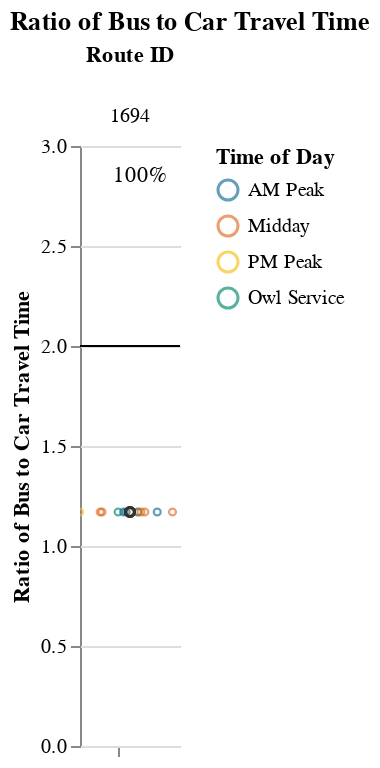
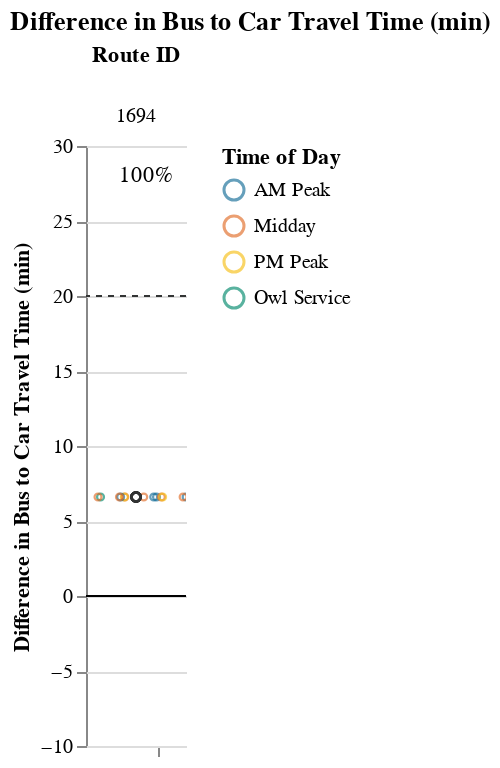

Source (notebook cell) for these figures, in order:
### Markdown cell above
## Viable Competitive Routes
### Short Routes (< 1 hr)

### Code cell
# Allow for possibility that operator doesn't have routes that fall into certain route_groups
# But, jupyterbook will not like markdown with f-string
# separate out route_group and put in each cell, and use try/except + if to display...
# but all 3 route groups must be displayed. just add sentence about why no routes were returned at the end
route_group = "short"
try:
    display_charts_for_route_group(df, route_group)
except:
    print("No routes meet this criteria.")

### Figure 1 — Vega-Lite specification as saved in the notebook (floating-point values rounded to 4 significant figures)
{"config": {"view": {"continuousWidth": 400, "continuousHeight": 300, "stroke": null}, "facet": {"spacing": 0}}, "data": {"name": "data-90605422e30cbef9e62ffb527eecd2a1"}, "facet": {"column": {"field": "route_id", "sort": ["1694"], "title": "Route ID", "type": "nominal"}}, "spec": {"layer": [{"mark": "rule", "encoding": {"color": {"value": "black"}, "y": {"field": "cutoff", "type": "quantitative"}}, "selection": {"selector001": {"type": "interval", "bind": "scales", "encodings": ["x", "y"]}}}, {"mark": {"type": "point", "opacity": 0.65, "size": 12, "strokeWidth": 1.1}, "encoding": {"color": {"field": "time_of_day", "scale": {"range": ["#136C97", "#E16B26", "#F6BF16", "#00896B", "#7790A3", "#5B559C"]}, "sort": ["AM Peak", "Midday", "PM Peak", "Owl Service"], "title": "Time of Day", "type": "nominal"}, "tooltip": [{"field": "route_id", "type": "nominal"}, {"field": "route_name", "type": "nominal"}, {"field": "trip_id", "type": "nominal"}, {"field": "service_hours", "type": "quantitative"}, {"field": "car_duration_hours", "type": "quantitative"}, {"field": "bus_multiplier", "type": "quantitative"}, {"field": "bus_difference", "type": "quantitative"}, {"field": "num_trips", "type": "quantitative"}, {"field": "num_competitive", "type": "quantitative"}, {"field": "pct_trips_competitive", "type": "quantitative"}, {"field": "pct_below_cutoff", "type": "quantitative"}, {"field": "p25", "type": "quantitative"}, {"field": "p50", "type": "quantitative"}, {"field": "p75", "type": "quantitative"}], "x": {"axis": {"grid": false, "labels": false, "ticks": true, "values": [0]}, "field": "jitter", "scale": {}, "title": null, "type": "quantitative"}, "y": {"field": "bus_multiplier", "scale": {"domain": [0, 3.0]}, "title": "Ratio of Bus to Car Travel Time", "type": "quantitative"}}, "transform": [{"calculate": "sqrt(-2*log(random()))*cos(2*PI*random())", "as": "jitter"}], "width": 50}, {"layer": [{"mark": {"type": "point", "opacity": 0.6, "size": 20, "strokeWidth": 1.3}, "encoding": {"color": {"value": "#323434"}, "y": {"field": "bus_multiplier", "type": "quantitative"}}, "transform": [{"filter": "(datum.p50_trip === 1)"}]}, {"mark": {"type": "text", "align": "center", "baseline": "middle"}, "encoding": {"color": {"value": "black"}, "text": {"field": "pct_trips_competitive", "format": ".0%", "type": "quantitative"}, "tooltip": [{"field": "route_id", "type": "nominal"}, {"field": "route_name", "type": "nominal"}, {"field": "trip_id", "type": "nominal"}, {"field": "service_hours", "type": "quantitative"}, {"field": "car_duration_hours", "type": "quantitative"}, {"field": "bus_multiplier", "type": "quantitative"}, {"field": "bus_difference", "type": "quantitative"}, {"field": "num_trips", "type": "quantitative"}, {"field": "num_competitive", "type": "quantitative"}, {"field": "pct_trips_competitive", "type": "quantitative"}, {"field": "pct_below_cutoff", "type": "quantitative"}, {"field": "p25", "type": "quantitative"}, {"field": "p50", "type": "quantitative"}, {"field": "p75", "type": "quantitative"}], "x": {"value": 30}, "y": {"value": 15}}, "transform": [{"calculate": "sqrt(-2*log(random()))*cos(2*PI*random())", "as": "jitter"}, {"filter": "(datum.fastest_trip === 1)"}]}]}]}, "resolve": {"scale": {"y": "shared"}}, "title": "Ratio of Bus to Car Travel Time", "$schema": "https://vega.github.io/schema/vega-lite/v4.17.0.json", "datasets": {"data-90605422e30cbef9e62ffb527eecd2a1": [{"calitp_itp_id": 75, "trip_key": -194919194106523760, "trip_id": "301-2", "shape_id": "18343", "route_id": "1694", "service_hours": 0.75, "trip_first_departure_ts": 50400, "trip_last_arrival_ts": 53100, "departure_hour": 14, "time_of_day": "Midday", "p25": 0.75, "p50": 0.75, "p75": 0.75, "p50_trip": 1, "fastest_trip": 0, "car_duration_hours": 0.64, "competitive_route": 1, "bus_multiplier": 1.17, "bus_difference": 6.6, "num_trips": 14, "num_competitive": 14, "pct_trips_competitive": 1.0, "bus_difference_spread": 0.0, "route_group": "short", "max_trip_hrs": 0.75, "max_trip_route_group": 0.75, "below_cutoff": 14, "pct_below_cutoff": 1.0, "name": "City of Commerce", "caltrans_district": "07 - Los Angeles", "drmt_organization_name": null, "route_name": "300 (Yellow Route)", "cutoff2": 20, "cutoff": 2}, {"calitp_itp_id": 75, "trip_key": -365022677527480119, "trip_id": "301-6", "shape_id": "18343", "route_id": "1694", "service_hours": 0.75, "trip_first_departure_ts": 64800, "trip_last_arrival_ts": 67500, "departure_hour": 18, "time_of_day": "PM Peak", "p25": 0.75, "p50": 0.75, "p75": 0.75, "p50_trip": 1, "fastest_trip": 0, "car_duration_hours": 0.64, "competitive_route": 1, "bus_multiplier": 1.17, "bus_difference": 6.6, "num_trips": 14, "num_competitive": 14, "pct_trips_competitive": 1.0, "bus_difference_spread": 0.0, "route_group": "short", "max_trip_hrs": 0.75, "max_trip_route_group": 0.75, "below_cutoff": 14, "pct_below_cutoff": 1.0, "name": "City of Commerce", "caltrans_district": "07 - Los Angeles", "drmt_organization_name": null, "route_name": "300 (Yellow Route)", "cutoff2": 20, "cutoff": 2}, {"calitp_itp_id": 75, "trip_key": -9014884251389691185, "trip_id": "300-5", "shape_id": "18343", "route_id": "1694", "service_hours": 0.75, "trip_first_departure_ts": 35100, "trip_last_arrival_ts": 37800, "departure_hour": 9, "time_of_day": "AM Peak", "p25": 0.75, "p50": 0.75, "p75": 0.75, "p50_trip": 1, "fastest_trip": 0, "car_duration_hours": 0.64, "competitive_route": 1, "bus_multiplier": 1.17, "bus_difference": 6.6, "num_trips": 14, "num_competitive": 14, "pct_trips_competitive": 1.0, "bus_difference_spread": 0.0, "route_group": "short", "max_trip_hrs": 0.75, "max_trip_route_group": 0.75, "below_cutoff": 14, "pct_below_cutoff": 1.0, "name": "City of Commerce", "caltrans_district": "07 - Los Angeles", "drmt_organization_name": null, "route_name": "300 (Yellow Route)", "cutoff2": 20, "cutoff": 2}, {"calitp_itp_id": 75, "trip_key": -8333461362204258871, "trip_id": "300-1", "shape_id": "18343", "route_id": "1694", "service_hours": 0.75, "trip_first_departure_ts": 21600, "trip_last_arrival_ts": 24300, "departure_hour": 6, "time_of_day": "Owl Service", "p25": 0.75, "p50": 0.75, "p75": 0.75, "p50_trip": 1, "fastest_trip": 0, "car_duration_hours": 0.64, "competitive_route": 1, "bus_multiplier": 1.17, "bus_difference": 6.6, "num_trips": 14, "num_competitive": 14, "pct_trips_competitive": 1.0, "bus_difference_spread": 0.0, "route_group": "short", "max_trip_hrs": 0.75, "max_trip_route_group": 0.75, "below_cutoff": 14, "pct_below_cutoff": 1.0, "name": "City of Commerce", "caltrans_district": "07 - Los Angeles", "drmt_organization_name": null, "route_name": "300 (Yellow Route)", "cutoff2": 20, "cutoff": 2}, {"calitp_itp_id": 75, "trip_key": 4226747796857251258, "trip_id": "301-4", "shape_id": "18343", "route_id": "1694", "service_hours": 0.75, "trip_first_departure_ts": 57600, "trip_last_arrival_ts": 60300, "departure_hour": 16, "time_of_day": "Midday", "p25": 0.75, "p50": 0.75, "p75": 0.75, "p50_trip": 1, "fastest_trip": 0, "car_duration_hours": 0.64, "competitive_route": 1, "bus_multiplier": 1.17, "bus_difference": 6.6, "num_trips": 14, "num_competitive": 14, "pct_trips_competitive": 1.0, "bus_difference_spread": 0.0, "route_group": "short", "max_trip_hrs": 0.75, "max_trip_route_group": 0.75, "below_cutoff": 14, "pct_below_cutoff": 1.0, "name": "City of Commerce", "caltrans_district": "07 - Los Angeles", "drmt_organization_name": null, "route_name": "300 (Yellow Route)", "cutoff2": 20, "cutoff": 2}, {"calitp_itp_id": 75, "trip_key": -5600844445667207174, "trip_id": "300-6", "shape_id": "18343", "route_id": "1694", "service_hours": 0.75, "trip_first_departure_ts": 39600, "trip_last_arrival_ts": 42300, "departure_hour": 11, "time_of_day": "Midday", "p25": 0.75, "p50": 0.75, "p75": 0.75, "p50_trip": 1, "fastest_trip": 0, "car_duration_hours": 0.64, "competitive_route": 1, "bus_multiplier": 1.17, "bus_difference": 6.6, "num_trips": 14, "num_competitive": 14, "pct_trips_competitive": 1.0, "bus_difference_spread": 0.0, "route_group": "short", "max_trip_hrs": 0.75, "max_trip_route_group": 0.75, "below_cutoff": 14, "pct_below_cutoff": 1.0, "name": "City of Commerce", "caltrans_district": "07 - Los Angeles", "drmt_organization_name": null, "route_name": "300 (Yellow Route)", "cutoff2": 20, "cutoff": 2}, {"calitp_itp_id": 75, "trip_key": 6767634610814612116, "trip_id": "300-4", "shape_id": "18343", "route_id": "1694", "service_hours": 0.75, "trip_first_departure_ts": 32400, "trip_last_arrival_ts": 35100, "departure_hour": 9, "time_of_day": "AM Peak", "p25": 0.75, "p50": 0.75, "p75": 0.75, "p50_trip": 1, "fastest_trip": 0, "car_duration_hours": 0.64, "competitive_route": 1, "bus_multiplier": 1.17, "bus_difference": 6.6, "num_trips": 14, "num_competitive": 14, "pct_trips_competitive": 1.0, "bus_difference_spread": 0.0, "route_group": "short", "max_trip_hrs": 0.75, "max_trip_route_group": 0.75, "below_cutoff": 14, "pct_below_cutoff": 1.0, "name": "City of Commerce", "caltrans_district": "07 - Los Angeles", "drmt_organization_name": null, "route_name": "300 (Yellow Route)", "cutoff2": 20, "cutoff": 2}, {"calitp_itp_id": 75, "trip_key": -4963696381106177337, "trip_id": "300-7", "shape_id": "18343", "route_id": "1694", "service_hours": 0.75, "trip_first_departure_ts": 43200, "trip_last_arrival_ts": 45900, "departure_hour": 12, "time_of_day": "Midday", "p25": 0.75, "p50": 0.75, "p75": 0.75, "p50_trip": 1, "fastest_trip": 0, "car_duration_hours": 0.64, "competitive_route": 1, "bus_multiplier": 1.17, "bus_difference": 6.6, "num_trips": 14, "num_competitive": 14, "pct_trips_competitive": 1.0, "bus_difference_spread": 0.0, "route_group": "short", "max_trip_hrs": 0.75, "max_trip_route_group": 0.75, "below_cutoff": 14, "pct_below_cutoff": 1.0, "name": "City of Commerce", "caltrans_district": "07 - Los Angeles", "drmt_organization_name": null, "route_name": "300 (Yellow Route)", "cutoff2": 20, "cutoff": 2}, {"calitp_itp_id": 75, "trip_key": 7492533775192496655, "trip_id": "300-2", "shape_id": "18343", "route_id": "1694", "service_hours": 0.75, "trip_first_departure_ts": 25200, "trip_last_arrival_ts": 27900, "departure_hour": 7, "time_of_day": "AM Peak", "p25": 0.75, "p50": 0.75, "p75": 0.75, "p50_trip": 1, "fastest_trip": 0, "car_duration_hours": 0.64, "competitive_route": 1, "bus_multiplier": 1.17, "bus_difference": 6.6, "num_trips": 14, "num_competitive": 14, "pct_trips_competitive": 1.0, "bus_difference_spread": 0.0, "route_group": "short", "max_trip_hrs": 0.75, "max_trip_route_group": 0.75, "below_cutoff": 14, "pct_below_cutoff": 1.0, "name": "City of Commerce", "caltrans_district": "07 - Los Angeles", "drmt_organization_name": null, "route_name": "300 (Yellow Route)", "cutoff2": 20, "cutoff": 2}, {"calitp_itp_id": 75, "trip_key": 7529720961324765041, "trip_id": "300-3", "shape_id": "18343", "route_id": "1694", "service_hours": 0.75, "trip_first_departure_ts": 28800, "trip_last_arrival_ts": 31500, "departure_hour": 8, "time_of_day": "AM Peak", "p25": 0.75, "p50": 0.75, "p75": 0.75, "p50_trip": 1, "fastest_trip": 0, "car_duration_hours": 0.64, "competitive_route": 1, "bus_multiplier": 1.17, "bus_difference": 6.6, "num_trips": 14, "num_competitive": 14, "pct_trips_competitive": 1.0, "bus_difference_spread": 0.0, "route_group": "short", "max_trip_hrs": 0.75, "max_trip_route_group": 0.75, "below_cutoff": 14, "pct_below_cutoff": 1.0, "name": "City of Commerce", "caltrans_district": "07 - Los Angeles", "drmt_organization_name": null, "route_name": "300 (Yellow Route)", "cutoff2": 20, "cutoff": 2}, {"calitp_itp_id": 75, "trip_key": -5465894783122233770, "trip_id": "301-1", "shape_id": "18343", "route_id": "1694", "service_hours": 0.75, "trip_first_departure_ts": 46800, "trip_last_arrival_ts": 49500, "departure_hour": 13, "time_of_day": "Midday", "p25": 0.75, "p50": 0.75, "p75": 0.75, "p50_trip": 1, "fastest_trip": 0, "car_duration_hours": 0.64, "competitive_route": 1, "bus_multiplier": 1.17, "bus_difference": 6.6, "num_trips": 14, "num_competitive": 14, "pct_trips_competitive": 1.0, "bus_difference_spread": 0.0, "route_group": "short", "max_trip_hrs": 0.75, "max_trip_route_group": 0.75, "below_cutoff": 14, "pct_below_cutoff": 1.0, "name": "City of Commerce", "caltrans_district": "07 - Los Angeles", "drmt_organization_name": null, "route_name": "300 (Yellow Route)", "cutoff2": 20, "cutoff": 2}, {"calitp_itp_id": 75, "trip_key": 5298065061186222710, "trip_id": "301-3", "shape_id": "18343", "route_id": "1694", "service_hours": 0.75, "trip_first_departure_ts": 54000, "trip_last_arrival_ts": 56700, "departure_hour": 15, "time_of_day": "Midday", "p25": 0.75, "p50": 0.75, "p75": 0.75, "p50_trip": 1, "fastest_trip": 0, "car_duration_hours": 0.64, "competitive_route": 1, "bus_multiplier": 1.17, "bus_difference": 6.6, "num_trips": 14, "num_competitive": 14, "pct_trips_competitive": 1.0, "bus_difference_spread": 0.0, "route_group": "short", "max_trip_hrs": 0.75, "max_trip_route_group": 0.75, "below_cutoff": 14, "pct_below_cutoff": 1.0, "name": "City of Commerce", "caltrans_district": "07 - Los Angeles", "drmt_organization_name": null, "route_name": "300 (Yellow Route)", "cutoff2": 20, "cutoff": 2}, {"calitp_itp_id": 75, "trip_key": -6327333963321434581, "trip_id": "301-7", "shape_id": "18343", "route_id": "1694", "service_hours": 0.75, "trip_first_departure_ts": 68400, "trip_last_arrival_ts": 71100, "departure_hour": 19, "time_of_day": "PM Peak", "p25": 0.75, "p50": 0.75, "p75": 0.75, "p50_trip": 1, "fastest_trip": 1, "car_duration_hours": 0.64, "competitive_route": 1, "bus_multiplier": 1.17, "bus_difference": 6.6, "num_trips": 14, "num_competitive": 14, "pct_trips_competitive": 1.0, "bus_difference_spread": 0.0, "route_group": "short", "max_trip_hrs": 0.75, "max_trip_route_group": 0.75, "below_cutoff": 14, "pct_below_cutoff": 1.0, "name": "City of Commerce", "caltrans_district": "07 - Los Angeles", "drmt_organization_name": null, "route_name": "300 (Yellow Route)", "cutoff2": 20, "cutoff": 2}, {"calitp_itp_id": 75, "trip_key": 8304310274511629983, "trip_id": "301-5", "shape_id": "18343", "route_id": "1694", "service_hours": 0.75, "trip_first_departure_ts": 60300, "trip_last_arrival_ts": 63000, "departure_hour": 16, "time_of_day": "Midday", "p25": 0.75, "p50": 0.75, "p75": 0.75, "p50_trip": 1, "fastest_trip": 0, "car_duration_hours": 0.64, "competitive_route": 1, "bus_multiplier": 1.17, "bus_difference": 6.6, "num_trips": 14, "num_competitive": 14, "pct_trips_competitive": 1.0, "bus_difference_spread": 0.0, "route_group": "short", "max_trip_hrs": 0.75, "max_trip_route_group": 0.75, "below_cutoff": 14, "pct_below_cutoff": 1.0, "name": "City of Commerce", "caltrans_district": "07 - Los Angeles", "drmt_organization_name": null, "route_name": "300 (Yellow Route)", "cutoff2": 20, "cutoff": 2}]}}

### Figure 2 — Vega-Lite specification as saved in the notebook (floating-point values rounded to 4 significant figures)
{"config": {"view": {"continuousWidth": 400, "continuousHeight": 300, "stroke": null}, "facet": {"spacing": 0}}, "data": {"name": "data-00c09c72027ebc1e1f62cb9a9ee8ab47"}, "facet": {"column": {"field": "route_id", "sort": ["1694"], "title": "Route ID", "type": "nominal"}}, "spec": {"layer": [{"mark": "rule", "encoding": {"color": {"value": "black"}, "y": {"field": "cutoff", "type": "quantitative"}}, "selection": {"selector002": {"type": "interval", "bind": "scales", "encodings": ["x", "y"]}}}, {"mark": {"type": "rule", "strokeDash": [3, 3]}, "encoding": {"color": {"value": "#323434"}, "y": {"field": "cutoff2", "type": "quantitative"}}}, {"mark": {"type": "point", "opacity": 0.65, "size": 12, "strokeWidth": 1.1}, "encoding": {"color": {"field": "time_of_day", "scale": {"range": ["#136C97", "#E16B26", "#F6BF16", "#00896B", "#7790A3", "#5B559C"]}, "sort": ["AM Peak", "Midday", "PM Peak", "Owl Service"], "title": "Time of Day", "type": "nominal"}, "tooltip": [{"field": "route_id", "type": "nominal"}, {"field": "route_name", "type": "nominal"}, {"field": "trip_id", "type": "nominal"}, {"field": "service_hours", "type": "quantitative"}, {"field": "car_duration_hours", "type": "quantitative"}, {"field": "bus_multiplier", "type": "quantitative"}, {"field": "bus_difference", "type": "quantitative"}, {"field": "num_trips", "type": "quantitative"}, {"field": "num_competitive", "type": "quantitative"}, {"field": "pct_trips_competitive", "type": "quantitative"}, {"field": "pct_below_cutoff", "type": "quantitative"}, {"field": "p25", "type": "quantitative"}, {"field": "p50", "type": "quantitative"}, {"field": "p75", "type": "quantitative"}], "x": {"axis": {"grid": false, "labels": false, "ticks": true, "values": [0]}, "field": "jitter", "scale": {}, "title": null, "type": "quantitative"}, "y": {"field": "bus_difference", "scale": {"domain": [-5, 25.0]}, "title": "Difference in Bus to Car Travel Time (min)", "type": "quantitative"}}, "transform": [{"calculate": "sqrt(-2*log(random()))*cos(2*PI*random())", "as": "jitter"}], "width": 50}, {"layer": [{"mark": {"type": "point", "opacity": 0.6, "size": 20, "strokeWidth": 1.3}, "encoding": {"color": {"value": "#323434"}, "y": {"field": "bus_difference", "type": "quantitative"}}, "transform": [{"filter": "(datum.p50_trip === 1)"}]}, {"mark": {"type": "text", "align": "center", "baseline": "middle"}, "encoding": {"color": {"value": "black"}, "text": {"field": "pct_trips_competitive", "format": ".0%", "type": "quantitative"}, "tooltip": [{"field": "route_id", "type": "nominal"}, {"field": "route_name", "type": "nominal"}, {"field": "trip_id", "type": "nominal"}, {"field": "service_hours", "type": "quantitative"}, {"field": "car_duration_hours", "type": "quantitative"}, {"field": "bus_multiplier", "type": "quantitative"}, {"field": "bus_difference", "type": "quantitative"}, {"field": "num_trips", "type": "quantitative"}, {"field": "num_competitive", "type": "quantitative"}, {"field": "pct_trips_competitive", "type": "quantitative"}, {"field": "pct_below_cutoff", "type": "quantitative"}, {"field": "p25", "type": "quantitative"}, {"field": "p50", "type": "quantitative"}, {"field": "p75", "type": "quantitative"}], "x": {"value": 30}, "y": {"value": 15}}, "transform": [{"calculate": "sqrt(-2*log(random()))*cos(2*PI*random())", "as": "jitter"}, {"filter": "(datum.fastest_trip === 1)"}]}]}]}, "resolve": {"scale": {"y": "shared"}}, "title": "Difference in Bus to Car Travel Time (min)", "$schema": "https://vega.github.io/schema/vega-lite/v4.17.0.json", "datasets": {"data-00c09c72027ebc1e1f62cb9a9ee8ab47": [{"calitp_itp_id": 75, "trip_key": -194919194106523760, "trip_id": "301-2", "shape_id": "18343", "route_id": "1694", "service_hours": 0.75, "trip_first_departure_ts": 50400, "trip_last_arrival_ts": 53100, "departure_hour": 14, "time_of_day": "Midday", "p25": 0.75, "p50": 0.75, "p75": 0.75, "p50_trip": 1, "fastest_trip": 0, "car_duration_hours": 0.64, "competitive_route": 1, "bus_multiplier": 1.17, "bus_difference": 6.6, "num_trips": 14, "num_competitive": 14, "pct_trips_competitive": 1.0, "bus_difference_spread": 0.0, "route_group": "short", "max_trip_hrs": 0.75, "max_trip_route_group": 0.75, "below_cutoff": 14, "pct_below_cutoff": 1.0, "name": "City of Commerce", "caltrans_district": "07 - Los Angeles", "drmt_organization_name": null, "route_name": "300 (Yellow Route)", "cutoff2": 20, "cutoff": 0}, {"calitp_itp_id": 75, "trip_key": -365022677527480119, "trip_id": "301-6", "shape_id": "18343", "route_id": "1694", "service_hours": 0.75, "trip_first_departure_ts": 64800, "trip_last_arrival_ts": 67500, "departure_hour": 18, "time_of_day": "PM Peak", "p25": 0.75, "p50": 0.75, "p75": 0.75, "p50_trip": 1, "fastest_trip": 0, "car_duration_hours": 0.64, "competitive_route": 1, "bus_multiplier": 1.17, "bus_difference": 6.6, "num_trips": 14, "num_competitive": 14, "pct_trips_competitive": 1.0, "bus_difference_spread": 0.0, "route_group": "short", "max_trip_hrs": 0.75, "max_trip_route_group": 0.75, "below_cutoff": 14, "pct_below_cutoff": 1.0, "name": "City of Commerce", "caltrans_district": "07 - Los Angeles", "drmt_organization_name": null, "route_name": "300 (Yellow Route)", "cutoff2": 20, "cutoff": 0}, {"calitp_itp_id": 75, "trip_key": -9014884251389691185, "trip_id": "300-5", "shape_id": "18343", "route_id": "1694", "service_hours": 0.75, "trip_first_departure_ts": 35100, "trip_last_arrival_ts": 37800, "departure_hour": 9, "time_of_day": "AM Peak", "p25": 0.75, "p50": 0.75, "p75": 0.75, "p50_trip": 1, "fastest_trip": 0, "car_duration_hours": 0.64, "competitive_route": 1, "bus_multiplier": 1.17, "bus_difference": 6.6, "num_trips": 14, "num_competitive": 14, "pct_trips_competitive": 1.0, "bus_difference_spread": 0.0, "route_group": "short", "max_trip_hrs": 0.75, "max_trip_route_group": 0.75, "below_cutoff": 14, "pct_below_cutoff": 1.0, "name": "City of Commerce", "caltrans_district": "07 - Los Angeles", "drmt_organization_name": null, "route_name": "300 (Yellow Route)", "cutoff2": 20, "cutoff": 0}, {"calitp_itp_id": 75, "trip_key": -8333461362204258871, "trip_id": "300-1", "shape_id": "18343", "route_id": "1694", "service_hours": 0.75, "trip_first_departure_ts": 21600, "trip_last_arrival_ts": 24300, "departure_hour": 6, "time_of_day": "Owl Service", "p25": 0.75, "p50": 0.75, "p75": 0.75, "p50_trip": 1, "fastest_trip": 0, "car_duration_hours": 0.64, "competitive_route": 1, "bus_multiplier": 1.17, "bus_difference": 6.6, "num_trips": 14, "num_competitive": 14, "pct_trips_competitive": 1.0, "bus_difference_spread": 0.0, "route_group": "short", "max_trip_hrs": 0.75, "max_trip_route_group": 0.75, "below_cutoff": 14, "pct_below_cutoff": 1.0, "name": "City of Commerce", "caltrans_district": "07 - Los Angeles", "drmt_organization_name": null, "route_name": "300 (Yellow Route)", "cutoff2": 20, "cutoff": 0}, {"calitp_itp_id": 75, "trip_key": 4226747796857251258, "trip_id": "301-4", "shape_id": "18343", "route_id": "1694", "service_hours": 0.75, "trip_first_departure_ts": 57600, "trip_last_arrival_ts": 60300, "departure_hour": 16, "time_of_day": "Midday", "p25": 0.75, "p50": 0.75, "p75": 0.75, "p50_trip": 1, "fastest_trip": 0, "car_duration_hours": 0.64, "competitive_route": 1, "bus_multiplier": 1.17, "bus_difference": 6.6, "num_trips": 14, "num_competitive": 14, "pct_trips_competitive": 1.0, "bus_difference_spread": 0.0, "route_group": "short", "max_trip_hrs": 0.75, "max_trip_route_group": 0.75, "below_cutoff": 14, "pct_below_cutoff": 1.0, "name": "City of Commerce", "caltrans_district": "07 - Los Angeles", "drmt_organization_name": null, "route_name": "300 (Yellow Route)", "cutoff2": 20, "cutoff": 0}, {"calitp_itp_id": 75, "trip_key": -5600844445667207174, "trip_id": "300-6", "shape_id": "18343", "route_id": "1694", "service_hours": 0.75, "trip_first_departure_ts": 39600, "trip_last_arrival_ts": 42300, "departure_hour": 11, "time_of_day": "Midday", "p25": 0.75, "p50": 0.75, "p75": 0.75, "p50_trip": 1, "fastest_trip": 0, "car_duration_hours": 0.64, "competitive_route": 1, "bus_multiplier": 1.17, "bus_difference": 6.6, "num_trips": 14, "num_competitive": 14, "pct_trips_competitive": 1.0, "bus_difference_spread": 0.0, "route_group": "short", "max_trip_hrs": 0.75, "max_trip_route_group": 0.75, "below_cutoff": 14, "pct_below_cutoff": 1.0, "name": "City of Commerce", "caltrans_district": "07 - Los Angeles", "drmt_organization_name": null, "route_name": "300 (Yellow Route)", "cutoff2": 20, "cutoff": 0}, {"calitp_itp_id": 75, "trip_key": 6767634610814612116, "trip_id": "300-4", "shape_id": "18343", "route_id": "1694", "service_hours": 0.75, "trip_first_departure_ts": 32400, "trip_last_arrival_ts": 35100, "departure_hour": 9, "time_of_day": "AM Peak", "p25": 0.75, "p50": 0.75, "p75": 0.75, "p50_trip": 1, "fastest_trip": 0, "car_duration_hours": 0.64, "competitive_route": 1, "bus_multiplier": 1.17, "bus_difference": 6.6, "num_trips": 14, "num_competitive": 14, "pct_trips_competitive": 1.0, "bus_difference_spread": 0.0, "route_group": "short", "max_trip_hrs": 0.75, "max_trip_route_group": 0.75, "below_cutoff": 14, "pct_below_cutoff": 1.0, "name": "City of Commerce", "caltrans_district": "07 - Los Angeles", "drmt_organization_name": null, "route_name": "300 (Yellow Route)", "cutoff2": 20, "cutoff": 0}, {"calitp_itp_id": 75, "trip_key": -4963696381106177337, "trip_id": "300-7", "shape_id": "18343", "route_id": "1694", "service_hours": 0.75, "trip_first_departure_ts": 43200, "trip_last_arrival_ts": 45900, "departure_hour": 12, "time_of_day": "Midday", "p25": 0.75, "p50": 0.75, "p75": 0.75, "p50_trip": 1, "fastest_trip": 0, "car_duration_hours": 0.64, "competitive_route": 1, "bus_multiplier": 1.17, "bus_difference": 6.6, "num_trips": 14, "num_competitive": 14, "pct_trips_competitive": 1.0, "bus_difference_spread": 0.0, "route_group": "short", "max_trip_hrs": 0.75, "max_trip_route_group": 0.75, "below_cutoff": 14, "pct_below_cutoff": 1.0, "name": "City of Commerce", "caltrans_district": "07 - Los Angeles", "drmt_organization_name": null, "route_name": "300 (Yellow Route)", "cutoff2": 20, "cutoff": 0}, {"calitp_itp_id": 75, "trip_key": 7492533775192496655, "trip_id": "300-2", "shape_id": "18343", "route_id": "1694", "service_hours": 0.75, "trip_first_departure_ts": 25200, "trip_last_arrival_ts": 27900, "departure_hour": 7, "time_of_day": "AM Peak", "p25": 0.75, "p50": 0.75, "p75": 0.75, "p50_trip": 1, "fastest_trip": 0, "car_duration_hours": 0.64, "competitive_route": 1, "bus_multiplier": 1.17, "bus_difference": 6.6, "num_trips": 14, "num_competitive": 14, "pct_trips_competitive": 1.0, "bus_difference_spread": 0.0, "route_group": "short", "max_trip_hrs": 0.75, "max_trip_route_group": 0.75, "below_cutoff": 14, "pct_below_cutoff": 1.0, "name": "City of Commerce", "caltrans_district": "07 - Los Angeles", "drmt_organization_name": null, "route_name": "300 (Yellow Route)", "cutoff2": 20, "cutoff": 0}, {"calitp_itp_id": 75, "trip_key": 7529720961324765041, "trip_id": "300-3", "shape_id": "18343", "route_id": "1694", "service_hours": 0.75, "trip_first_departure_ts": 28800, "trip_last_arrival_ts": 31500, "departure_hour": 8, "time_of_day": "AM Peak", "p25": 0.75, "p50": 0.75, "p75": 0.75, "p50_trip": 1, "fastest_trip": 0, "car_duration_hours": 0.64, "competitive_route": 1, "bus_multiplier": 1.17, "bus_difference": 6.6, "num_trips": 14, "num_competitive": 14, "pct_trips_competitive": 1.0, "bus_difference_spread": 0.0, "route_group": "short", "max_trip_hrs": 0.75, "max_trip_route_group": 0.75, "below_cutoff": 14, "pct_below_cutoff": 1.0, "name": "City of Commerce", "caltrans_district": "07 - Los Angeles", "drmt_organization_name": null, "route_name": "300 (Yellow Route)", "cutoff2": 20, "cutoff": 0}, {"calitp_itp_id": 75, "trip_key": -5465894783122233770, "trip_id": "301-1", "shape_id": "18343", "route_id": "1694", "service_hours": 0.75, "trip_first_departure_ts": 46800, "trip_last_arrival_ts": 49500, "departure_hour": 13, "time_of_day": "Midday", "p25": 0.75, "p50": 0.75, "p75": 0.75, "p50_trip": 1, "fastest_trip": 0, "car_duration_hours": 0.64, "competitive_route": 1, "bus_multiplier": 1.17, "bus_difference": 6.6, "num_trips": 14, "num_competitive": 14, "pct_trips_competitive": 1.0, "bus_difference_spread": 0.0, "route_group": "short", "max_trip_hrs": 0.75, "max_trip_route_group": 0.75, "below_cutoff": 14, "pct_below_cutoff": 1.0, "name": "City of Commerce", "caltrans_district": "07 - Los Angeles", "drmt_organization_name": null, "route_name": "300 (Yellow Route)", "cutoff2": 20, "cutoff": 0}, {"calitp_itp_id": 75, "trip_key": 5298065061186222710, "trip_id": "301-3", "shape_id": "18343", "route_id": "1694", "service_hours": 0.75, "trip_first_departure_ts": 54000, "trip_last_arrival_ts": 56700, "departure_hour": 15, "time_of_day": "Midday", "p25": 0.75, "p50": 0.75, "p75": 0.75, "p50_trip": 1, "fastest_trip": 0, "car_duration_hours": 0.64, "competitive_route": 1, "bus_multiplier": 1.17, "bus_difference": 6.6, "num_trips": 14, "num_competitive": 14, "pct_trips_competitive": 1.0, "bus_difference_spread": 0.0, "route_group": "short", "max_trip_hrs": 0.75, "max_trip_route_group": 0.75, "below_cutoff": 14, "pct_below_cutoff": 1.0, "name": "City of Commerce", "caltrans_district": "07 - Los Angeles", "drmt_organization_name": null, "route_name": "300 (Yellow Route)", "cutoff2": 20, "cutoff": 0}, {"calitp_itp_id": 75, "trip_key": -6327333963321434581, "trip_id": "301-7", "shape_id": "18343", "route_id": "1694", "service_hours": 0.75, "trip_first_departure_ts": 68400, "trip_last_arrival_ts": 71100, "departure_hour": 19, "time_of_day": "PM Peak", "p25": 0.75, "p50": 0.75, "p75": 0.75, "p50_trip": 1, "fastest_trip": 1, "car_duration_hours": 0.64, "competitive_route": 1, "bus_multiplier": 1.17, "bus_difference": 6.6, "num_trips": 14, "num_competitive": 14, "pct_trips_competitive": 1.0, "bus_difference_spread": 0.0, "route_group": "short", "max_trip_hrs": 0.75, "max_trip_route_group": 0.75, "below_cutoff": 14, "pct_below_cutoff": 1.0, "name": "City of Commerce", "caltrans_district": "07 - Los Angeles", "drmt_organization_name": null, "route_name": "300 (Yellow Route)", "cutoff2": 20, "cutoff": 0}, {"calitp_itp_id": 75, "trip_key": 8304310274511629983, "trip_id": "301-5", "shape_id": "18343", "route_id": "1694", "service_hours": 0.75, "trip_first_departure_ts": 60300, "trip_last_arrival_ts": 63000, "departure_hour": 16, "time_of_day": "Midday", "p25": 0.75, "p50": 0.75, "p75": 0.75, "p50_trip": 1, "fastest_trip": 0, "car_duration_hours": 0.64, "competitive_route": 1, "bus_multiplier": 1.17, "bus_difference": 6.6, "num_trips": 14, "num_competitive": 14, "pct_trips_competitive": 1.0, "bus_difference_spread": 0.0, "route_group": "short", "max_trip_hrs": 0.75, "max_trip_route_group": 0.75, "below_cutoff": 14, "pct_below_cutoff": 1.0, "name": "City of Commerce", "caltrans_district": "07 - Los Angeles", "drmt_organization_name": null, "route_name": "300 (Yellow Route)", "cutoff2": 20, "cutoff": 0}]}}
